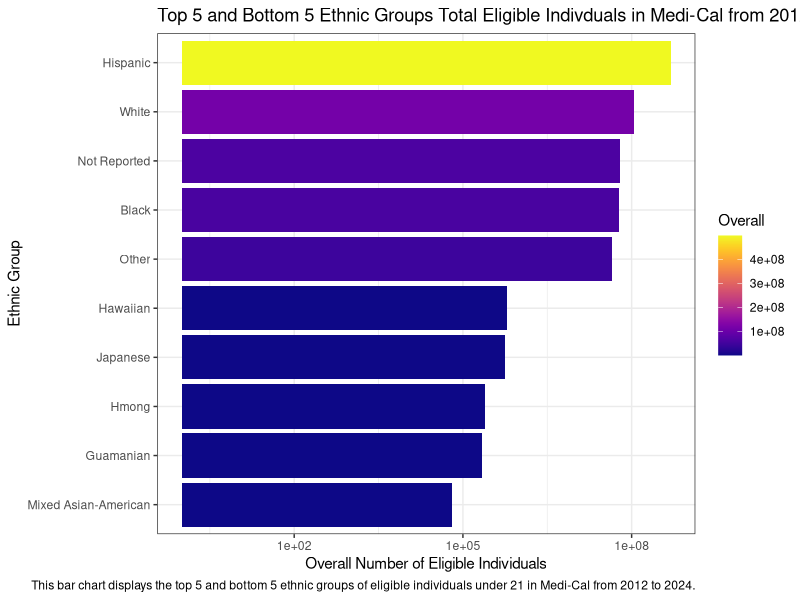

Source code (R):
## ---- chunk 1
#| label: setup
#| include: false
library(tidyverse)
library(purrr)
library(ggplot2)
library(patchwork) # Combining Graphs
library(viridis) # Scale Colors
## ---- chunk 2
#| label: Orginal Data
MediCal <- read_csv("data/data_raw/7.4-race-ethnicity-statewide_q4_2024_odp.csv")
## ---- chunk 3
#| label: Data Cleaning

# Making a Base Model of the Clean Data
MediCal <- MediCal |>
  rename(Period = `Reporting Period`, 
         Ethnic = `Race Ethnicity` , 
         Eligiblity = `Number of Eligible Individuals`) |> #Renaming all my variables into something more simpler and understandable
  mutate(Eligiblity = as.numeric(Eligiblity)) |> # Making sure all Eligibility column is numeric data
  mutate(Ethnic = fct_recode(Ethnic, 
                             "Mixed Asian-American" = "Amerasian")) |> # Realized that I need to specify what Amerasian is for those who do not know
    separate(Period, into = c("Year", "Month"), sep = "-") # Want to separate the period into months and year

## write_csv(MediCal, "data/data_clean/MediCal.csv")

# Creating a data set that tells the total of medical eligible individual for each ethnicity per year
Year <- MediCal |>
  group_by(Year, Ethnic) |> 
  summarise(Total = sum(Eligiblity)) # Finding the total number of eligible individuals based on the year and ethnicity

## write_csv(Year, "data/data_clean/Yearly_MediCal.csv")

# 2024 Monthly Total Combined and Separated
Month <- MediCal |>
  filter(Year == "2024") |> 
  group_by(Ethnic) |>
  mutate(Total = sum(Eligiblity))

## write_csv(Month, "data/data_clean/2024Monthly_MediCal.csv")
## ---- chunk 4
#| label: read data
# loading in the clean data here

MediCal_clean <- read_csv("data/data_clean/MediCal.csv")
Yearly <- read_csv("data/data_clean/Yearly_MediCal.csv")
M2024 <- read_csv("data/data_clean/2024Monthly_MediCal.csv")
## ---- chunk 5
#| label: Preparing Visualization 1

# Soritng Data
V1 <- Yearly |>
  group_by(Ethnic) |>
  mutate(Overall = sum(Total)) |> #Find the total eligible from 2012 to 2024
  arrange(desc(Overall)) |>
  distinct(Overall)

# Head and Tail of Data
top5 <- head(V1, 5)
bottom5 <- tail(V1, 5)

# Combining Top & Bottom
combined <- bind_rows(top5, bottom5)
## ---- chunk 6
#| label: Visualization 1
#| fig-width: 10

# Visualization 1
combined |>
  ggplot(aes(x = fct_reorder(Ethnic, Overall), 
             y = Overall, 
             fill = Overall)) +
  geom_col() +
  coord_flip() + 
  scale_y_log10() +
  theme_bw() +
  scale_fill_viridis(option = "C") +
  labs(title = "Top 5 and Bottom 5 Ethnic Groups Total Eligible Indivduals in Medi-Cal from 2012 to 2024", 
       x = "Ethnic Group", 
       y = "Overall Number of Eligible Individuals", 
       caption = "This bar chart displays the top 5 and bottom 5 ethnic groups of eligible individuals under 21 in Medi-Cal from 2012 to 2024.") 
